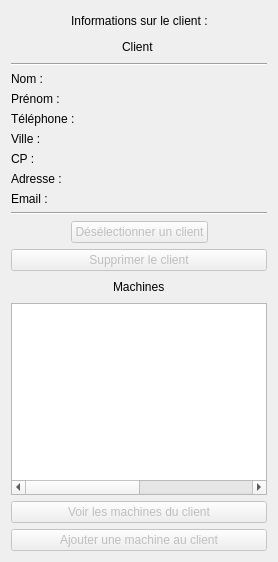
      <widget class="QWidget" name="layoutWidget">
       <layout class="QVBoxLayout" name="verticalLayout">
        <item>
         <layout class="QHBoxLayout" name="horizontalLayout_3">
          <item>
           <spacer name="horizontalSpacer_3">
            <property name="orientation">
             <enum>Qt::Horizontal</enum>
            </property>
            <property name="sizeHint" stdset="0">
             <size>
              <width>40</width>
              <height>20</height>
             </size>
            </property>
           </spacer>
          </item>
          <item>
           <widget class="QLabel" name="label_16">
            <property name="text">
             <string>Informations sur le client :</string>
            </property>
           </widget>
          </item>
          <item>
           <spacer name="horizontalSpacer_4">
            <property name="orientation">
             <enum>Qt::Horizontal</enum>
            </property>
            <property name="sizeHint" stdset="0">
             <size>
              <width>40</width>
              <height>20</height>
             </size>
            </property>
           </spacer>
          </item>
         </layout>
        </item>
        <item>
         <layout class="QHBoxLayout" name="horizontalLayout_4">
          <item>
           <spacer name="horizontalSpacer_5">
            <property name="orientation">
             <enum>Qt::Horizontal</enum>
            </property>
            <property name="sizeHint" stdset="0">
             <size>
              <width>40</width>
              <height>20</height>
             </size>
            </property>
           </spacer>
          </item>
          <item>
           <widget class="QLabel" name="label_22">
            <property name="text">
             <string>Client </string>
            </property>
           </widget>
          </item>
          <item>
           <spacer name="horizontalSpacer_6">
            <property name="orientation">
             <enum>Qt::Horizontal</enum>
            </property>
            <property name="sizeHint" stdset="0">
             <size>
              <width>40</width>
              <height>20</height>
             </size>
            </property>
           </spacer>
          </item>
         </layout>
        </item>
        <item>
         <widget class="Line" name="line_3">
          <property name="orientation">
           <enum>Qt::Horizontal</enum>
          </property>
         </widget>
        </item>
        <item>
         <layout class="QFormLayout" name="formLayout">
          <item row="0" column="0">
           <widget class="QLabel" name="label_17">
            <property name="text">
             <string>Nom :</string>
            </property>
           </widget>
          </item>
          <item row="0" column="1">
           <widget class="QLabel" name="labelNomClient">
            <property name="text">
             <string/>
            </property>
           </widget>
          </item>
          <item row="1" column="0">
           <widget class="QLabel" name="label_18">
            <property name="text">
             <string>Prénom :</string>
            </property>
           </widget>
          </item>
          <item row="1" column="1">
           <widget class="QLabel" name="labelPrenomClient">
            <property name="text">
             <string/>
            </property>
           </widget>
          </item>
          <item row="2" column="0">
           <widget class="QLabel" name="label_19">
            <property name="text">
             <string>Téléphone :</string>
            </property>
           </widget>
          </item>
          <item row="2" column="1">
           <widget class="QLabel" name="labelTelClient">
            <property name="text">
             <string/>
            </property>
           </widget>
          </item>
          <item row="3" column="0">
           <widget class="QLabel" name="label_20">
            <property name="text">
             <string>Ville :</string>
            </property>
           </widget>
          </item>
          <item row="3" column="1">
           <widget class="QLabel" name="labelVilleClient">
            <property name="text">
             <string/>
            </property>
           </widget>
          </item>
          <item row="4" column="0">
           <widget class="QLabel" name="label_21">
            <property name="text">
             <string>CP :</string>
            </property>
           </widget>
          </item>
          <item row="4" column="1">
           <widget class="QLabel" name="labelCPClient">
            <property name="text">
             <string/>
            </property>
           </widget>
          </item>
          <item row="5" column="0">
           <widget class="QLabel" name="labelAdresse_2">
            <property name="text">
             <string>Adresse :</string>
            </property>
           </widget>
          </item>
          <item row="5" column="1">
           <widget class="QLabel" name="labelAdresseClient">
            <property name="text">
             <string/>
            </property>
           </widget>
          </item>
          <item row="6" column="0">
           <widget class="QLabel" name="labelMail_2">
            <property name="text">
             <string>Email :</string>
            </property>
           </widget>
          </item>
          <item row="6" column="1">
           <widget class="QLabel" name="labelEmailClient">
            <property name="text">
             <string/>
            </property>
           </widget>
          </item>
         </layout>
        </item>
        <item>
         <widget class="Line" name="line">
          <property name="orientation">
           <enum>Qt::Horizontal</enum>
          </property>
         </widget>
        </item>
        <item>
         <layout class="QHBoxLayout" name="horizontalLayout">
          <item>
           <spacer name="horizontalSpacer_7">
            <property name="orientation">
             <enum>Qt::Horizontal</enum>
            </property>
            <property name="sizeHint" stdset="0">
             <size>
              <width>40</width>
              <height>20</height>
             </size>
            </property>
           </spacer>
          </item>
          <item>
           <widget class="QPushButton" name="pushButtonDeselectionner">
            <property name="enabled">
             <bool>false</bool>
            </property>
            <property name="text">
             <string>Désélectionner un client</string>
            </property>
           </widget>
          </item>
          <item>
           <spacer name="horizontalSpacer_8">
            <property name="orientation">
             <enum>Qt::Horizontal</enum>
            </property>
            <property name="sizeHint" stdset="0">
             <size>
              <width>40</width>
              <height>20</height>
             </size>
            </property>
           </spacer>
          </item>
         </layout>
        </item>
        <item>
         <widget class="QPushButton" name="pushButtonSupprimerClient">
          <property name="enabled">
           <bool>false</bool>
          </property>
          <property name="text">
           <string>Supprimer le client</string>
          </property>
          <property name="icon">
           <iconset resource="icones.qrc">
            <normaloff>:/images/supprimer</normaloff>:/images/supprimer</iconset>
          </property>
         </widget>
        </item>
        <item>
         <layout class="QHBoxLayout" name="horizontalLayout_23">
          <item>
           <spacer name="horizontalSpacer_29">
            <property name="orientation">
             <enum>Qt::Horizontal</enum>
            </property>
            <property name="sizeHint" stdset="0">
             <size>
              <width>40</width>
              <height>20</height>
             </size>
            </property>
           </spacer>
          </item>
          <item>
           <widget class="QLabel" name="label_23">
            <property name="text">
             <string>Machines</string>
            </property>
           </widget>
          </item>
          <item>
           <spacer name="horizontalSpacer_30">
            <property name="orientation">
             <enum>Qt::Horizontal</enum>
            </property>
            <property name="sizeHint" stdset="0">
             <size>
              <width>40</width>
              <height>20</height>
             </size>
            </property>
           </spacer>
          </item>
         </layout>
        </item>
        <item>
         <widget class="QTableWidget" name="tableWidgetMachineClient">
          <property name="editTriggers">
           <set>QAbstractItemView::NoEditTriggers</set>
          </property>
          <property name="alternatingRowColors">
           <bool>true</bool>
          </property>
          <property name="selectionMode">
           <enum>QAbstractItemView::SingleSelection</enum>
          </property>
          <property name="selectionBehavior">
           <enum>QAbstractItemView::SelectRows</enum>
          </property>
          <property name="sortingEnabled">
           <bool>true</bool>
          </property>
          <attribute name="horizontalHeaderVisible">
           <bool>false</bool>
          </attribute>
          <attribute name="verticalHeaderVisible">
           <bool>false</bool>
          </attribute>
          <column>
           <property name="text">
            <string>Machine</string>
           </property>
          </column>
          <column>
           <property name="text">
            <string>Arrivee</string>
           </property>
          </column>
          <column>
           <property name="text">
            <string>TAF</string>
           </property>
          </column>
          <column>
           <property name="text">
            <string>Duree</string>
           </property>
          </column>
         </widget>
        </item>
        <item>
         <widget class="QPushButton" name="pushButtonVoirMachinesClient">
          <property name="enabled">
           <bool>false</bool>
          </property>
          <property name="text">
           <string>Voir les machines du client</string>
          </property>
          <property name="icon">
           <iconset resource="icones.qrc">
            <normaloff>:/images/machines</normaloff>:/images/machines</iconset>
          </property>
         </widget>
        </item>
        <item>
         <widget class="QPushButton" name="pushButtonAjouterMachineClient">
          <property name="enabled">
           <bool>false</bool>
          </property>
          <property name="text">
           <string>Ajouter une machine au client</string>
          </property>
         </widget>
        </item>
       </layout>
      </widget>
